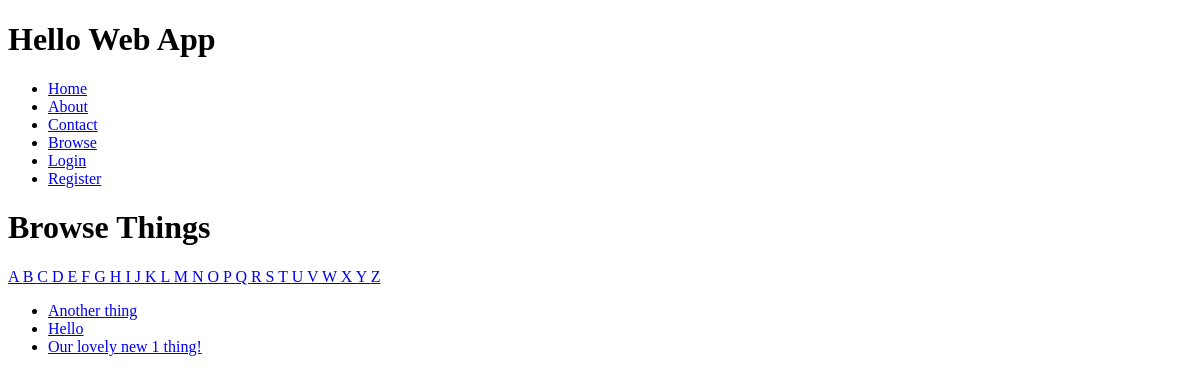
Page /browse/name/ on the earlier database version.
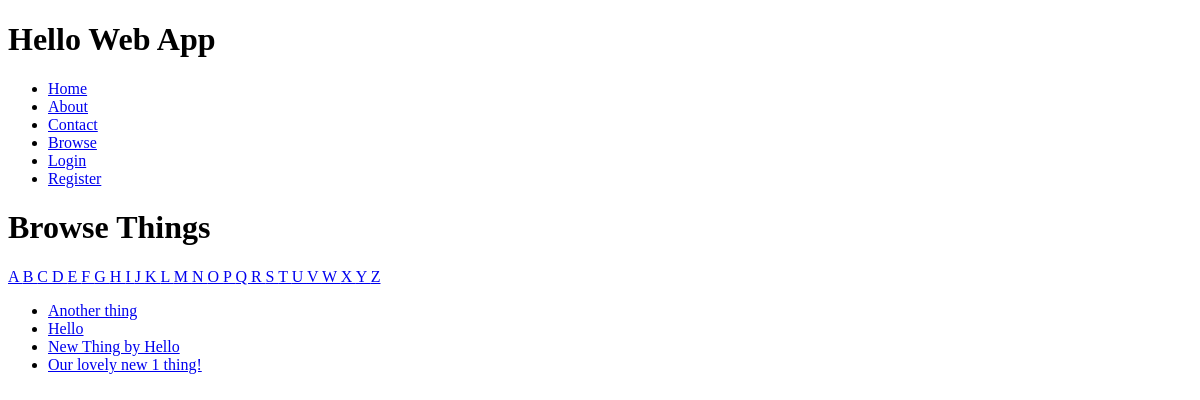
Same page on the later database version.
### collection/models.py (models this page shows)
class Thing(models.Model):
    name = models.CharField(max_length=255)
    description = models.TextField()
    slug = models.SlugField(unique=True)
    user = models.OneToOneField(User, blank=True, null=True)

### collection/views.py (the view)
# urls.py: url(r'^browse/name/$', 'collection.views.browse_by_name', name='browse'),
def browse_by_name(request, initial=None):
    if initial:
        things = Thing.objects.filter(name__istartswith=initial).order_by('name')
    else:
        things = Thing.objects.all().order_by('name')
    return render(request, 'search/search.html', { 'things': things, 'initial': initial,})

### collection/templates/search/search.html (shortened to what this page needs)
{% extends 'layouts/base.html' %}
{% block title %}Browse - {{ block.super }}{% endblock %} {% block content %}
<h1>
    Browse Things
</h1>
{% for letter in 'abcdefghijklmnopqrstuvwxyz' %}
<a href="{% url 'browse_by_name' initial=letter %}"
{% if initial == letter %}class="active"{% endif %}>
{{ letter|upper }} </a>
{% endfor %}
<ul>
    {% for thing in things %}
    <li>
        <a href="{% url 'thing_detail' slug=thing.slug %}"> {{ thing.name }}
        </a>
    </li>
    {% empty %}
    <li>Sorry, no results!</li>
    {% endfor %}
</ul>
{% endblock %}

Differences in the rows shown:
added Thing: name "New Thing by Hello"
